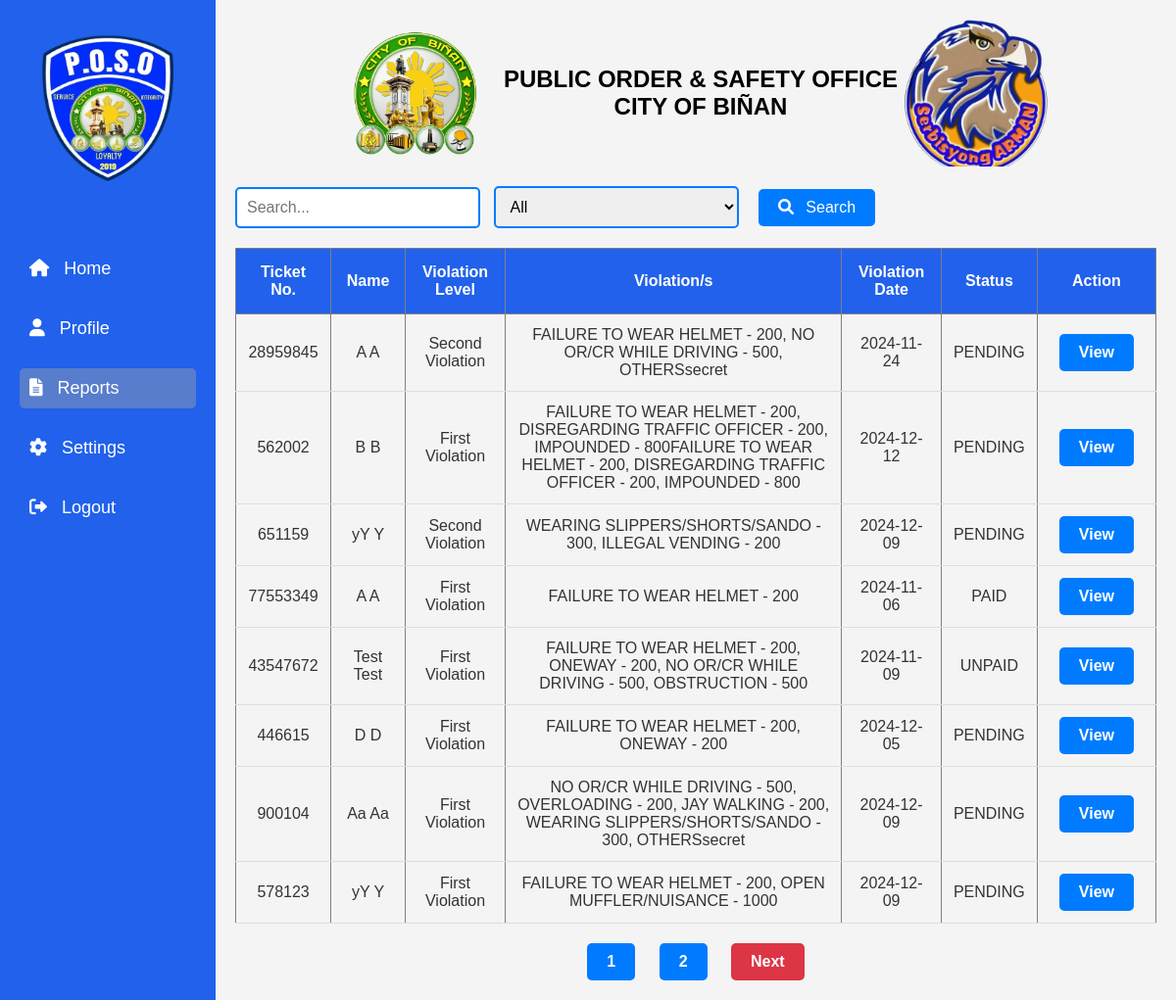
Page /admin/report.php (signed in) on the committed database.
### tables this page shows
CREATE TABLE `report` (
  `ID` int(11) NOT NULL,
  `ticket_number` varchar(8) DEFAULT NULL,
  `first_name` varchar(100) DEFAULT NULL,
  `middle_name` varchar(100) DEFAULT NULL,
  `last_name` varchar(100) DEFAULT NULL,
  `dob` date DEFAULT NULL,
  `address` varchar(255) DEFAULT NULL,
  `license` varchar(50) DEFAULT NULL,
  `confiscated` enum('yes','no') NOT NULL,
  `violation_date` date DEFAULT NULL,
  `violation_time` time DEFAULT NULL,
  `street` varchar(100) DEFAULT NULL,
  `plate_number` varchar(20) DEFAULT NULL,
  `city` varchar(100) DEFAULT NULL,
  `registration` varchar(100) DEFAULT NULL,
  `vehicle_type` varchar(50) DEFAULT NULL,
  `vehicle_owner` varchar(100) DEFAULT NULL,
  `created_at` timestamp NOT NULL DEFAULT current_timestamp(),
  `signature` longblob NOT NULL
);

### admin/report.php (the view, shortened to what this page needs)
<?php
include 'connection.php';
$filter = isset($_GET['filter']) ? $_GET['filter'] : '';
$searchTerm = isset($_GET['search']) ? $_GET['search'] : '';
$limit = 8;
$page = isset($_GET['page']) ? $_GET['page'] : 1;
$start = ($page - 1) * $limit;
$sql = "
    SELECT
        r.ticket_number,
        r.violation_date,
        r.first_name,
        r.last_name,
        COALESCE(v.STATUS, v2.STATUS, v3.STATUS) AS payment_status,
        CASE
            WHEN v.ticket_number IS NOT NULL THEN 'First Violation'
            WHEN v2.ticket_number IS NOT NULL THEN 'Second Violation'
            WHEN v3.ticket_number IS NOT NULL THEN 'Third Violation'
            ELSE 'Unknown'
        END AS violation_level,
        CONCAT(
            IFNULL(v.first_violation, ''),
            IFNULL(v.others_violation, ''),
            IFNULL(v2.second_violation, ''),
            IFNULL(v2.others_violation, ''),
            IFNULL(v3.third_violation, ''),
            IFNULL(v3.others_violation, '')
        ) AS violations
    FROM
        report AS r
    LEFT JOIN
        violation AS v ON r.ticket_number = v.ticket_number
    LEFT JOIN
        2_violation AS v2 ON r.ticket_number = v2.ticket_number
    LEFT JOIN
        3_violation AS v3 ON r.ticket_number = v3.ticket_number
    WHERE
        (r.ticket_number LIKE :searchTerm
        OR r.first_name LIKE :searchTerm
        OR r.last_name LIKE :searchTerm)
";
$sql .= " LIMIT :start, :limit";
$stmt = $conn->prepare($sql);
$stmt->bindValue(':searchTerm', '%' . $searchTerm . '%');
$stmt->bindValue(':start', $start, PDO::PARAM_INT);
$stmt->bindValue(':limit', $limit, PDO::PARAM_INT);
$stmt->execute();
$reports = $stmt->fetchAll(PDO::FETCH_ASSOC);
$totalStmt = $conn->prepare("
    SELECT COUNT(*)
    FROM report AS r
    LEFT JOIN
        violation AS v ON r.ticket_number = v.ticket_number
    LEFT JOIN
        2_violation AS v2 ON r.ticket_number = v2.ticket_number
    LEFT JOIN
        3_violation AS v3 ON r.ticket_number = v3.ticket_number
    WHERE
        (r.ticket_number LIKE :searchTerm
        OR r.first_name LIKE :searchTerm
        OR r.last_name LIKE :searchTerm)
");
$totalStmt->bindValue(':searchTerm', '%' . $searchTerm . '%');
$totalStmt->execute();
$totalRecords = $totalStmt->fetchColumn();
$totalPages = ceil($totalRecords / $limit);
?>
<!DOCTYPE html>
<html lang="en">
<head>
    <link rel="stylesheet" href="/POSO/admin/css/d_style.css?v=1.0">
    <link rel="stylesheet" href="https://cdnjs.cloudflare.com/ajax/libs/font-awesome/6.0.0-beta3/css/all.min.css">
</head>
<body>
    <div class="sidebar">
        <div class="logo">
            <img src="/POSO/images/right.png" alt="POSO Logo">
        </div>
        <ul>
            <li><a href="dashboard.php"><i class="fas fa-home"></i> Home</a></li>
            <li><a href="#"><i class="fas fa-user"></i> Profile</a></li>
            <li><a href="report.php" class="active"><i class="fas fa-file-alt"></i> Reports</a></li>
            <li><a href="#"><i class="fas fa-cog"></i> Settings</a></li>
            <li><a href="logout.php"><i class="fas fa-sign-out-alt"></i> Logout</a></li>
        </ul>
    </div>
    <div class="main-content">
        <header>
            <img src="/POSO/images/left.png" alt="City Logo">
            <h1>PUBLIC ORDER & SAFETY OFFICE<br>CITY OF BIÑAN</h1>
            <img src="/POSO/images/arman.png" alt="POSO Logo">
        </header>
        <div class="search-filter">
            <form action="report.php" method="get">
                <input type="text" name="search" placeholder="Search..." value="<?php echo htmlspecialchars($searchTerm); ?>">
                <select name="filter">
                    <option value="">All</option>
                </select>
                <button type="submit"><i class="fas fa-search"></i> Search</button>
            </form>
        </div>
        <table border="1" style="width: 100%; text-align: left; border-collapse: collapse;">
            <thead>
                <tr>
                    <th>Ticket No.</th>
                    <th>Name</th>
                    <th>Violation Level</th>
                    <th>Violation/s</th>
                    <th>Violation Date</th>
                    <th>Status</th>
                    <th>Action</th>
                </tr>
            </thead>
            <tbody>
                <?php foreach ($reports as $report) : ?>
                    <tr>
                        <td><?php echo htmlspecialchars($report['ticket_number']); ?></td>
                        <td><?php echo htmlspecialchars($report['first_name']) . ' ' . htmlspecialchars($report['last_name']); ?></td>
                        <td><?php echo htmlspecialchars($report['violation_level']); ?></td>
                        <td><?php echo htmlspecialchars($report['violations']); ?></td>
                        <td><?php echo htmlspecialchars($report['violation_date']); ?></td>
                        <td><?php echo htmlspecialchars($report['payment_status']); ?></td>
                        <td>
                            <a href="sm.php?ticket_number=<?php echo htmlspecialchars($report['ticket_number']); ?>" class="pagination-btn">View</a>
                        </td>
                    </tr>
                <?php endforeach; ?>
            </tbody>
        </table>
        <div class="pagination">
    <?php
        for ($i = 1; $i <= $totalPages; $i++):
            $activeClass = ($i == $page) ? 'active' : '';
    ?>
        <a href="?page=<?php echo $i; ?>&search=<?php echo urlencode($searchTerm); ?>&filter=<?php echo urlencode($filter); ?>" class="pagination-btn <?php echo $activeClass; ?>"><?php echo $i; ?></a>
    <?php endfor; ?>
    <?php
        if ($page < $totalPages):
    ?>
        <a href="?page=<?php echo min($totalPages, $page + 1); ?>&search=<?php echo urlencode($searchTerm); ?>&filter=<?php echo urlencode($filter); ?>" class="pagination-btn next">Next</a>
    <?php endif; ?>
</div>
    </div>
</body>
</html>

### admin/css/d_style.css (style rules this page uses)
* { margin: 0; padding: 0; box-sizing: border-box; }
body { font-family: Arial, sans-serif; display: flex; }
.sidebar { width: 250px; background-color: #2161EC; height: auto; padding: 20px; }
.sidebar .logo { text-align: center; margin-bottom: 50px; }
.sidebar .logo img { width: 180px; height: auto; }
.sidebar ul { list-style: none; }
.sidebar ul li { margin: 20px 0; }
.sidebar ul li a { color: #fff; text-decoration: none; display: block; padding: 10px; font-size: 18px; }
.sidebar ul li a.active { background-color: #577dcc; border-radius: 5px; }
.sidebar ul li a i { margin-right: 10px; }
.main-content { flex-grow: 1; padding: 20px; background-color: #f4f4f4; }
header { text-align: center; margin-bottom: 20px; }
header img { height: 150px; vertical-align: middle; }
header h1 { display: inline-block; font-size: 24px; margin-left: 10px; vertical-align: middle; }
.search-filter { display: flex; align-items: center ; margin-bottom: 20px; }
.search-filter input[type="text"] { width: 100% auto; padding: 10px; font-size: 16px; border: 1px solid #ccc; border-radius: 5px; }
.search-filter button { background-color: #2161EC; color: white; border: none; padding: 10px 15px; font-size: 14px; border-radius: 5px; cursor: pointer; margin-left: 5px; }
table { width: 100% ; border-collapse: collapse; font-size: 16px; }
thead th { background-color: #2161EC; color: #fff; padding: 15px; text-align: center; font-weight: bold; }
tbody td { padding: 12px; text-align: center; border-bottom: 1px solid #ddd; color: #333; }
td a { color: #2161EC; text-decoration: none; margin-right: 10px; }

### admin/report.php (style rules this page uses)
.pagination { text-align: center; margin-top: 20px; }
.pagination-btn { display: inline-block; padding: 10px 20px; margin: 0 10px; background-color: #007bff; color: white; text-decoration: none; border-radius: 5px; font-weight: bold; font-size: 16px; transition: background-color 0.3s, transform 0.2s; }
.pagination-btn.next { background-color: #dc3545; }
.search-filter form { display: inline-block; margin-right: 20px; }
.search-filter select, .search-filter input[type="text"] { padding: 10px; font-size: 16px; border-radius: 5px; border: 2px solid #007bff; margin-right: 10px; outline: none; width: 250px; }
.search-filter button { background-color: #007bff; color: white; border: none; padding: 10px 20px; font-size: 16px; border-radius: 5px; cursor: pointer; transition: background-color 0.3s, transform 0.2s; }
.search-filter button i { margin-right: 8px; }

### rows in the picture
report: ticket_number "28959845", first_name "A", last_name "A", violation_level "Second Violation", violations "FAILURE TO WEAR HELMET - 200, NO OR/CR WHILE DRIVING - 500, OTHERSsecret", violation_date "2024-11-24", payment_status "PENDING"
report: ticket_number "562002", first_name "B", last_name "B", violation_level "First Violation", violations "FAILURE TO WEAR HELMET - 200, DISREGARDING TRAFFIC OFFICER - 200, IMPOUNDED - 800FAILURE TO WEAR HELMET - 200, DISREGARDING TRAFFIC OFFICER - 200, IMPOUNDED - 800", violation_date "2024-12-12", payment_status "PENDING"
report: ticket_number "651159", first_name "yY", last_name "Y", violation_level "Second Violation", violations "WEARING SLIPPERS/SHORTS/SANDO - 300, ILLEGAL VENDING - 200", violation_date "2024-12-09", payment_status "PENDING"
report: ticket_number "77553349", first_name "A", last_name "A", violation_level "First Violation", violations "FAILURE TO WEAR HELMET - 200", violation_date "2024-11-06", payment_status "PAID"
report: ticket_number "43547672", first_name "Test", last_name "Test", violation_level "First Violation", violations "FAILURE TO WEAR HELMET - 200, ONEWAY - 200, NO OR/CR WHILE DRIVING - 500, OBSTRUCTION - 500", violation_date "2024-11-09", payment_status "UNPAID"
report: ticket_number "446615", first_name "D", last_name "D", violation_level "First Violation", violations "FAILURE TO WEAR HELMET - 200, ONEWAY - 200", violation_date "2024-12-05", payment_status "PENDING"
report: ticket_number "900104", first_name "Aa", last_name "Aa", violation_level "First Violation", violations "NO OR/CR WHILE DRIVING - 500, OVERLOADING - 200, JAY WALKING - 200, WEARING SLIPPERS/SHORTS/SANDO - 300, OTHERSsecret", violation_date "2024-12-09", payment_status "PENDING"
report: ticket_number "578123", first_name "yY", last_name "Y", violation_level "First Violation", violations "FAILURE TO WEAR HELMET - 200, OPEN MUFFLER/NUISANCE - 1000", violation_date "2024-12-09", payment_status "PENDING"
